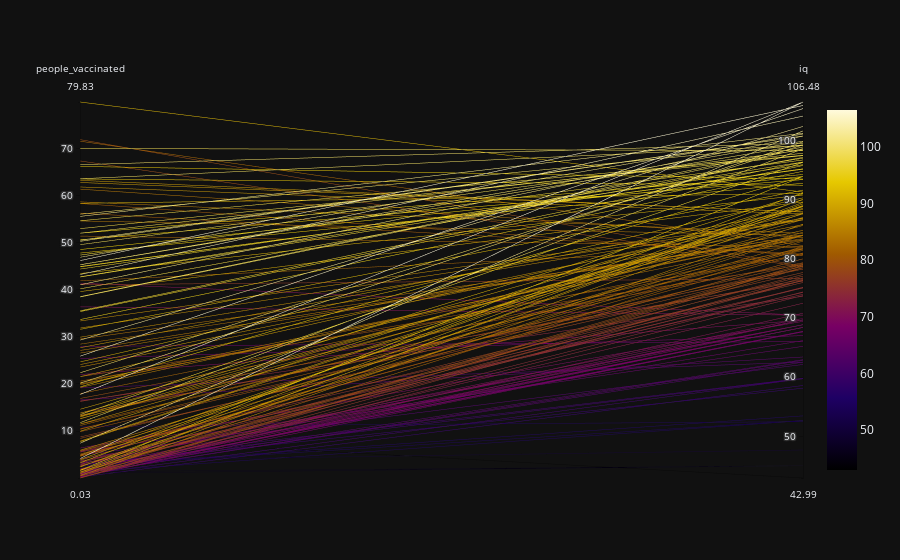

The code cell stored with this chart in its notebook:
### Code cell
#we are now doing more graphs
import plotly.graph_objects as go
fig = go.Figure(data=
    go.Parcoords(
        line = dict(color = mergedIQVAC['iq'],
                   colorscale = 'Electric',
                   showscale = True),
        dimensions = list([
            dict(
                 label = "people_vaccinated", values = mergedIQVAC['people_vaccinated_per_hundred']),
            dict(
                 label = 'iq', values = mergedIQVAC['iq']),])
    )
)

fig.show()

### Figure 1 — Plotly figure (JSON) as saved in the notebook; plotly's stock layout.template omitted (floating-point values rounded to 4 significant figures; data arrays with more than 128 entries replaced by an {"elided": "..."} marker saying what was removed)
{"data": [{"dimensions": [{"label": "people_vaccinated", "values": {"elided": "183 float values"}}, {"label": "iq", "values": {"elided": "183 float values"}}], "line": {"color": {"elided": "183 float values"}, "colorscale": [[0.0, "rgb(0,0,0)"], [0.2, "rgb(30,0,100)"], [0.4, "rgb(120,0,100)"], [0.6, "rgb(160,90,0)"], [0.8, "rgb(230,200,0)"], [1.0, "rgb(255,250,220)"]], "showscale": true}, "type": "parcoords"}], "layout": {}}
